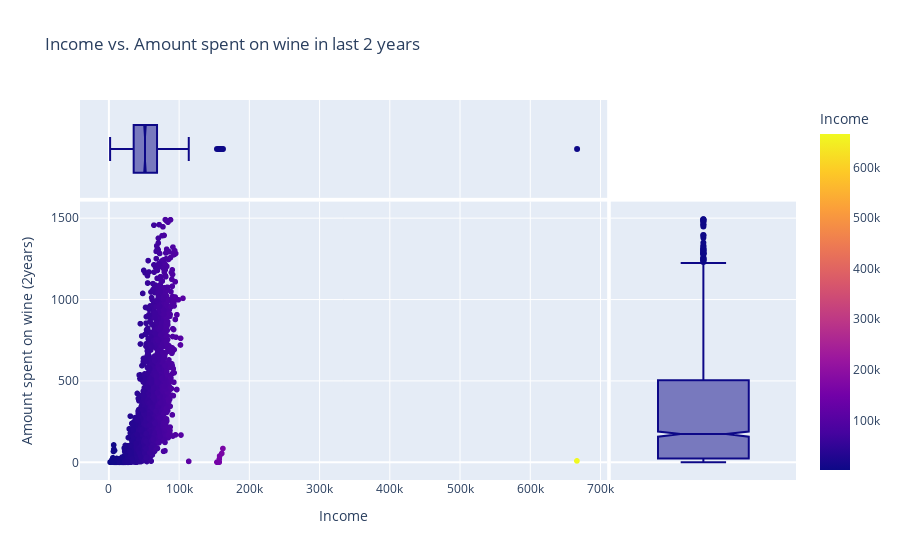

The code cell stored with this chart in its notebook:
### Code cell
#Does income differentiate customers who purchase wine?
fig = px.scatter(df, x='Income', y='MntWines',
                 marginal_x='box', marginal_y='box', color='Income',
                 title='Income vs. Amount spent on wine in last 2 years')
fig.update_layout(yaxis_title='Amount spent on wine (2years)')

fig.show()

### Figure 1 — Plotly figure (JSON) as saved in the notebook; plotly's stock layout.template omitted (floating-point values rounded to 4 significant figures; data arrays with more than 128 entries replaced by an {"elided": "..."} marker saying what was removed)
{"data": [{"hovertemplate": "Income=%{marker.color}<br>MntWines=%{y}<extra></extra>", "legendgroup": "", "marker": {"color": {"elided": "2240 int values"}, "coloraxis": "coloraxis", "symbol": "circle"}, "mode": "markers", "name": "", "showlegend": false, "type": "scattergl", "x": {"elided": "2240 int values"}, "xaxis": "x", "y": {"elided": "2240 int values"}, "yaxis": "y"}, {"alignmentgroup": "True", "hovertemplate": "Income=%{x}<extra></extra>", "legendgroup": "", "marker": {"color": "#0d0887", "symbol": "circle"}, "name": "", "notched": true, "offsetgroup": "", "showlegend": false, "type": "box", "x": {"elided": "2240 int values"}, "xaxis": "x3", "yaxis": "y3"}, {"alignmentgroup": "True", "hovertemplate": "MntWines=%{y}<extra></extra>", "legendgroup": "", "marker": {"color": "#0d0887", "symbol": "circle"}, "name": "", "notched": true, "offsetgroup": "", "showlegend": false, "type": "box", "xaxis": "x2", "y": {"elided": "2240 int values"}, "yaxis": "y2"}], "layout": {"autosize": true, "coloraxis": {"colorbar": {"title": {"text": "Income"}}, "colorscale": [[0, "#0d0887"], [0.1111, "#46039f"], [0.2222, "#7201a8"], [0.3333, "#9c179e"], [0.4444, "#bd3786"], [0.5556, "#d8576b"], [0.6667, "#ed7953"], [0.7778, "#fb9f3a"], [0.8889, "#fdca26"], [1, "#f0f921"]]}, "legend": {"tracegroupgap": 0}, "title": {"text": "Income vs. Amount spent on wine in last 2 years"}, "xaxis": {"anchor": "y", "autorange": true, "domain": [0, 0.7363], "range": [-39780.0, 708200.0], "title": {"text": "Income"}, "type": "linear"}, "xaxis2": {"anchor": "y2", "autorange": true, "domain": [0.7413, 1], "matches": "x2", "range": [-0.5, 0.5], "showgrid": false, "showline": false, "showticklabels": false, "ticks": "", "type": "category"}, "xaxis3": {"anchor": "y3", "autorange": true, "domain": [0, 0.7363], "matches": "x", "range": [-39780.0, 708200.0], "showgrid": true, "showticklabels": false, "type": "linear"}, "xaxis4": {"anchor": "y4", "domain": [0.7413, 1], "matches": "x2", "showgrid": false, "showline": false, "showticklabels": false, "ticks": ""}, "yaxis": {"anchor": "x", "autorange": true, "domain": [0, 0.7326], "range": [-138.9, 1632.0], "title": {"text": "Amount spent on wine (2years)"}, "type": "linear"}, "yaxis2": {"anchor": "x2", "autorange": true, "domain": [0, 0.7326], "matches": "y", "range": [-138.9, 1632.0], "showgrid": true, "showticklabels": false, "type": "linear"}, "yaxis3": {"anchor": "x3", "autorange": true, "domain": [0.7426, 1], "matches": "y3", "range": [-0.5, 0.5], "showgrid": false, "showline": false, "showticklabels": false, "ticks": "", "type": "category"}, "yaxis4": {"anchor": "x4", "domain": [0.7426, 1], "matches": "y3", "showgrid": true, "showline": false, "showticklabels": false, "ticks": ""}}}
